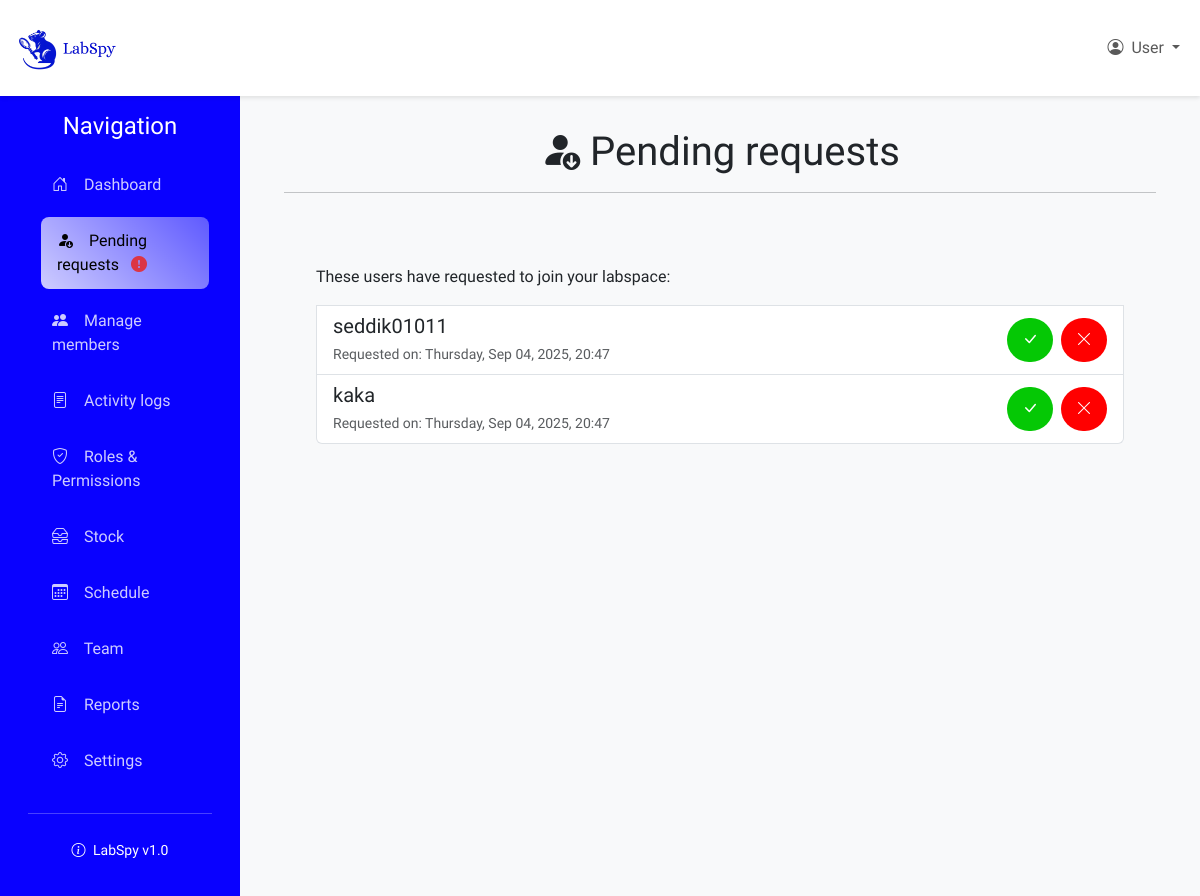
/labspaces/lab/E5PW8A/pending_requests/ (signed in), run on an earlier commit of the app's database.
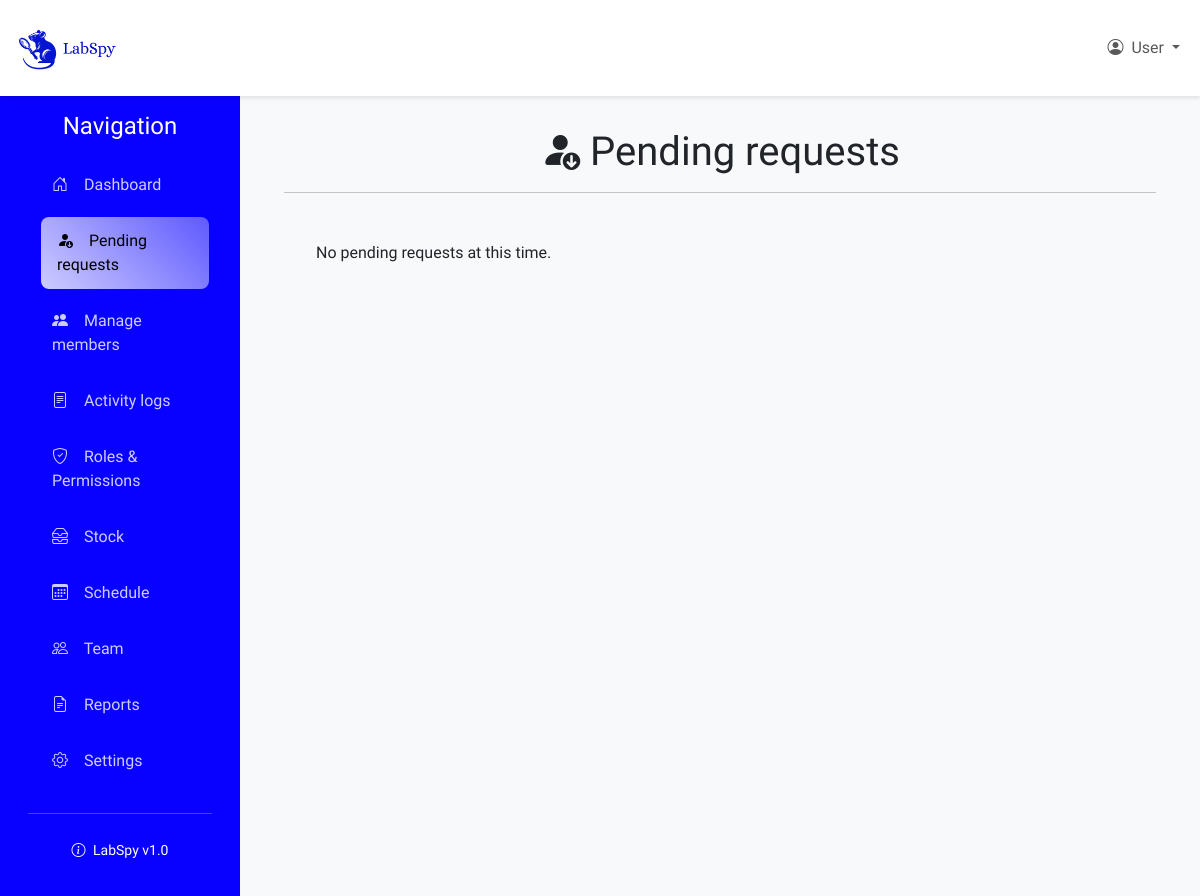
And on a later commit of the database.
### labspaces/models.py (models this page shows, shortened)
class LabMembership(models.Model):
    lab = models.ForeignKey(Lab, on_delete=models.CASCADE)
    user = models.ForeignKey(CustomUser, on_delete=models.CASCADE)
    role = models.ForeignKey(Role, default=1, on_delete=models.SET_DEFAULT)
    created_at = models.DateTimeField(auto_now_add=True)
    class Meta:
        unique_together = ('lab', 'user')

### users/models.py (models this page shows)
class CustomUser(AbstractUser):
    phone_number = models.CharField(max_length=8, blank=True, null=True)
    date_joined = models.DateTimeField(auto_now_add=True, null=True, blank=True)

### labspaces/views.py (the view)
# urls.py: path('lab/<str:code>/pending_requests/', views.pending_requests, name='pending_requests'),
@login_required
def pending_requests(request, code):
    if not is_lab_admin(request.user, code):
        return HttpResponseForbidden("You are not authorized to view this page")
    try:
        labspace = Lab.objects.get(code=code)
        pending_requests = LabMembership.objects.filter(lab=labspace, role__name='pending', role__is_default=True)
        return render(request, 'labspaces/admin-pending-requests.html', {
            'pending_requests': pending_requests,
            'labspace': labspace
        })
    except Lab.DoesNotExist:
        raise Http404("Lab not found")

### labspaces/context_processors.py (called while the page is built)
def lab_admin_status(request):
    context = {'user_is_admin': False, 'current_lab': None}
    if request.user.is_authenticated:
        try:
            lab_code = get_lab_code_from_url(request)
            if lab_code != "":
                try:
                    lab = Lab.objects.get(code=lab_code)
                    owner_role = Role.objects.get(name='owner', is_default=True, lab__isnull=True)
                    is_admin = LabMembership.objects.filter(
                        lab=lab,
                        user=request.user,
                        role=owner_role
                    ).exists()
                    if is_admin:
                        context['user_is_admin'] = True
                        context['current_lab'] = lab
                except Lab.DoesNotExist:
                    pass
        except Exception as e:
            pass
    return context

### labspaces/models.py (called while the page is built)
    def has_pending_requests(self):
        try:
            pending_role = Role.objects.get(name='pending', is_default=True, lab__isnull=True)
            return LabMembership.objects.filter(lab=self, role=pending_role).exists()
        except Role.DoesNotExist:
            return False

### labspaces/templates/labspaces/admin-pending-requests.html (shortened to what this page needs)
{% extends 'labspaces/lab_layout.html' %}
{% block content %}
    <h1 class="text-center"><i class="bi bi-person-fill-down"></i> Pending requests</h1>
    <hr>
    <div class="content-wrapper">
        {% if pending_requests %}
            <div class="list-group mt-4">
                <p>These users have requested to join your labspace:</p>
                {% for request in pending_requests %}
                    <div class="list-group-item">
                        <div class="d-flex justify-content-between align-items-center">
                            <div>
                                <h5 class="mb-1">{{ request.user.username }}</h5>
                                <small class="text-muted">Requested on: {{ request.created_at|date:"l, M d, Y, H:i" }}</small>
                            </div>
                            <div class="d-inline-flex gap-2">
                                <form action="{% url 'labspaces:accept_request' %}" method="post">
                                    <button type="submit" class="btn-1 accept-btn"><i class="bi bi-check-lg"></i></button>
                                </form>
                                <form action="{% url 'labspaces:reject_request' %}" method="post">
                                    <button type="submit" class="btn-1 reject-btn"><i class="bi bi-x-lg"></i></button>
                                </form>
                            </div>
                        </div>
                    </div>
                {% endfor %}
            </div>
        {% else %}
            <p>No pending requests at this time.</p>
        {% endif %}
    </div>
{% endblock %}

What changed in the data, as far as the page shows it:
no longer on this page (row edited): LabMembership: user.username "seddik01011", created_at "Thursday, Sep 04, 2025, 20:47"
removed LabMembership: user.username "kaka", created_at "Thursday, Sep 04, 2025, 20:47"
Also different on the page:
text no longer shown: "These users have requested to join your labspace:"
text now shown: "No pending requests at this time."
